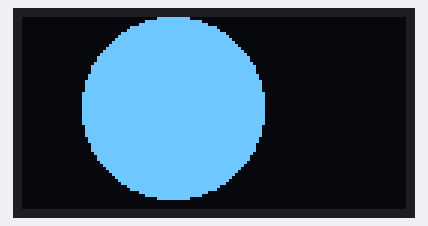
Bench run of a sketch on a simulated ESP32. Shown: 128×64 one-colour display.

Above: at 3.1 s.

Measured:
- what the display in image 0 shows lasts 1.0 s, from 3.1 s to 4.1 s

The sketch:

sketch_2_.ino
```cpp
#include <SPI.h>
#include <Wire.h>
#include <Adafruit_GFX.h>
#include <Adafruit_SSD1306.h>
#define SCREEN_WIDTH 128
#define SCREEN_HEIGHT 64
#define OLED_RESET 4
Adafruit_SSD1306 display(SCREEN_WIDTH,SCREEN_HEIGHT,&Wire,OLED_RESET);

void setup(){
  Serial.begin(115200);
  if(!display.begin(SSD1306_SWITCHCAPVCC,0x3C)){
    Serial.println("SSD LOCATION FAILED");
    for(;;);
  }
  delay(2000);

}
void loop(){
  display.clearDisplay();
  display.drawCircle(50,30,30,WHITE);
  display.display();
  delay(1000);

  display.clearDisplay();
  display.fillCircle(50,30,30,WHITE);
  display.display();
  delay(1000);
}
```
